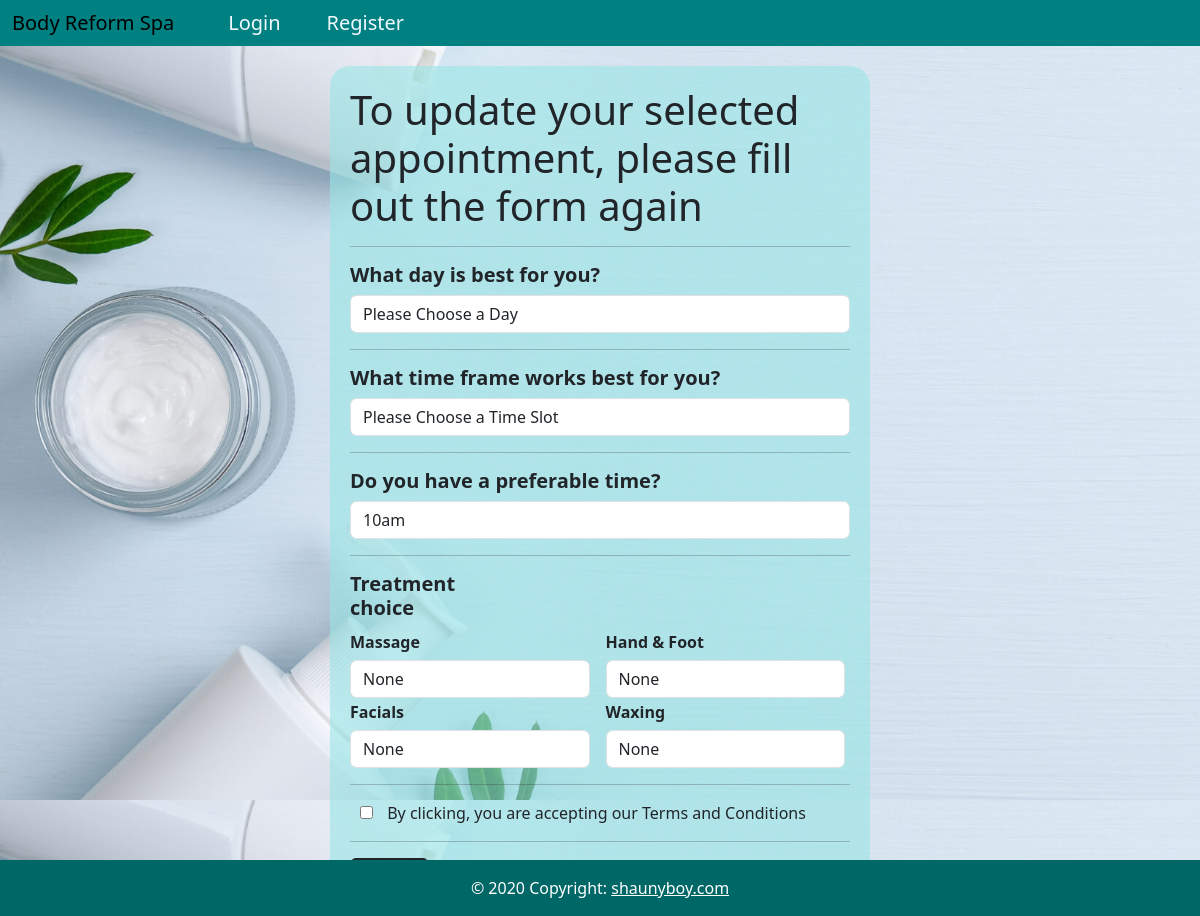
The page /update/1/1 on the database as committed earlier.
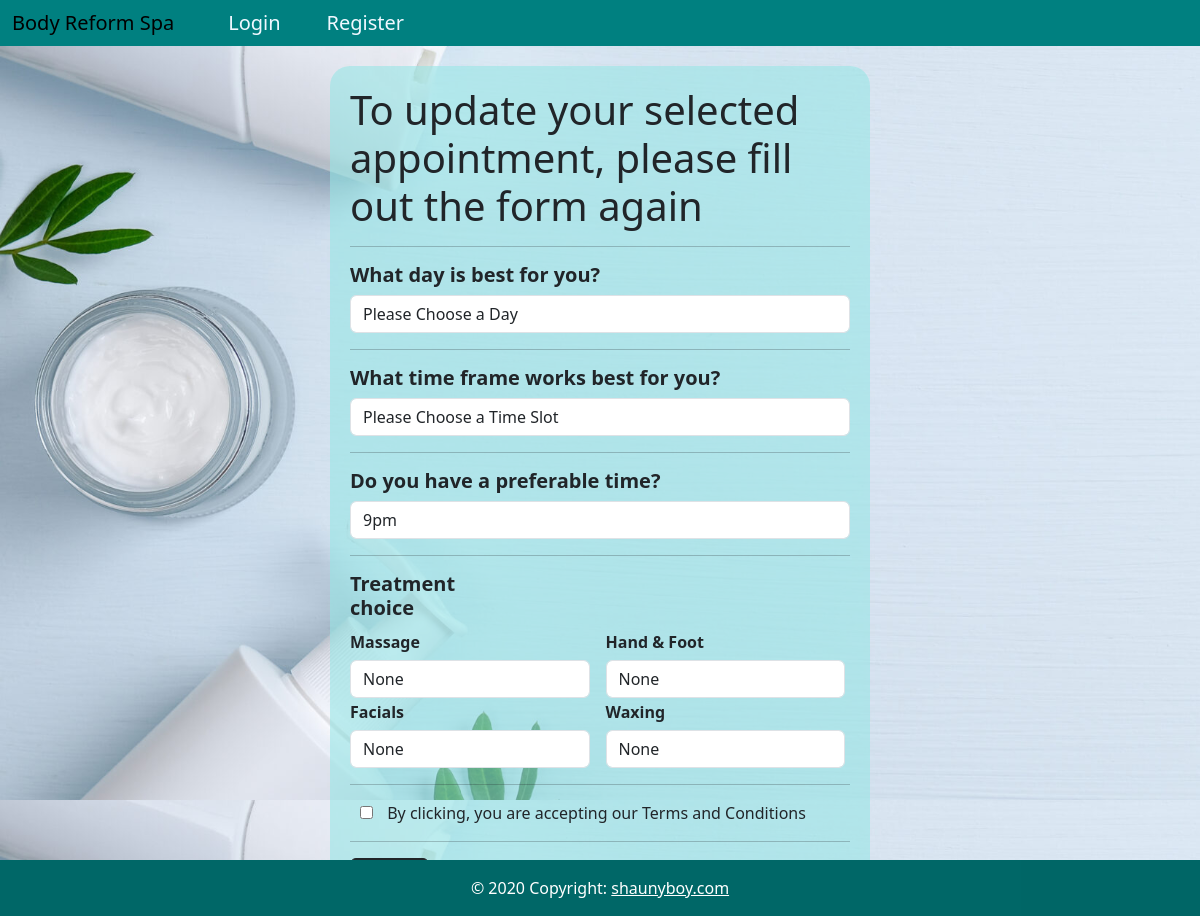
The same page on the database as committed later.
### Salon_app/models.py (models this page shows, shortened)
class Booking(db.Model):
    id = db.Column(db.Integer, primary_key=True)
    day = db.Column(db.String(50), nullable=False)
    timeFrame = db.Column(db.String(50),nullable=False)
    time = db.Column(db.String(10), nullable=False)
    massage = db.Column(db.String(50))
    facials = db.Column(db.String(50))
    handFoot = db.Column(db.String(50))
    waxing = db.Column(db.String(50))
    terms = db.Column(db.Boolean, nullable=False)
    user_id = db.Column(db.Integer, db.ForeignKey('user.id'), nullable=False)

### Salon_app/routes.py (the view, shortened to what this page needs)
@app.route('/update/<int:user_id>/<int:id>', methods= ['GET','POST'])
def update(user_id, id):
    form = BookingForm()
    name_to_update = Booking.query.filter_by(user_id=user_id, id=id).first_or_404()
    return render_template("update.html", form=form, name_to_update=name_to_update, user_id=user_id)

### Salon_app/templates/update.html (shortened to what this page needs)
{% extends 'base.html' %}
{% block content %}
<div class="form-wrapper">
  <div class="form-container">
    <form class="form-content" name="bookingForm" action="{{ url_for('update', user_id=user_id, id=name_to_update.id) }}" id="Form" method="POST">
      <div class="fm-title">
        <h1>To update your selected appointment, please fill out the form again</h1>
        <hr>
      </div>
      <div class="fm-input">
        <div class="days">
          <h5><strong>What day is best for you?</strong></h5>
          {% if form.day.errors %}
          {{ form.day(class="form-control form-control-md is-invalid required", value=name_to_update.day) }}
          <div class="invalid-feedback">
            {% for error in form.day.errors %}
            <span>{{ error }}</span>
            {% endfor %}
          </div>
          {% else %}
          {{ form.day(class="form-control form-control-md required", value=name_to_update.day) }}
          {% endif %}
        </div>
        <hr>
        <div class="time-frame">
          <h5><strong>What time frame works best for you?</strong></h5>
          {% if form.timeFrame.errors %}
          {{ form.timeFrame(class="form-control form-control-md is-invalid required", value=name_to_update.timeFrame) }}
          <div class="invalid-feedback">
            {% for error in form.timeFrame.errors %}
            <span>{{ error }}</span>
            {% endfor %}
          </div>
          {% else %}
          {{ form.timeFrame(class="form-control form-control-md required", value=name_to_update.timeFrame) }}
          {% endif %}
        </div>
        <hr>
        <div class="time">
          <h5><strong>Do you have a preferable time?</strong></h5>
          {% if form.time.errors %}
          {{ form.time(class="form-control form-control-md is-invalid required", value=name_to_update.time) }}
          <div class="invalid-feedback">
            {% for error in form.time.errors %}
            <span>{{ error }}</span>
            {% endfor %}
          </div>
          {% else %}
          {{ form.time(class="form-control form-control-md required", value=name_to_update.time) }}
          {% endif %}
        </div>
        <hr>
        <div class="trt-chk">
          <h5><strong>Treatment choice</strong></h5>
          <div class="grid">
            <div class="g1">
              <h6>Massage</h6>
              {% if form.massage.errors %}
              {{ form.massage(class="form-control form-control-md is-invalid", value=name_to_update.massage) }}
              <div class="invalid-feedback">
                {% for error in form.massage.errors %}
                <span>{{ error }}</span>
                {% endfor %}
              </div>
              {% else %}
              {{ form.massage(class="form-control form-control-md", value=name_to_update.massage) }}
              {% endif %}
              <h6>Facials</h6>
              {% if form.facials.errors %}
              {{ form.facials(class="form-control form-control-md is-invalid", value=name_to_update.facials) }}
              <div class="invalid-feedback">
                {% for error in form.facials.errors %}
                <span>{{ error }}</span>
                {% endfor %}
              </div>
              {% else %}
              {{ form.facials(class="form-control form-control-md", value=name_to_update.facials) }}
              {% endif %}
            </div>
            <div class="g2">
              <h6>Hand & Foot</h6>
              {% if form.handFoot.errors %}
              {{ form.handFoot(class="form-control form-control-md is-invalid", value=name_to_update.handFoot) }}
              <div class="invalid-feedback">
                {% for error in form.handFoot.errors %}
                <span>{{ error }}</span>
                {% endfor %}
              </div>
              {% else %}
              {{ form.handFoot(class="form-control form-control-md", value=name_to_update.handFoot) }}
              {% endif %}
              <h6>Waxing</h6>
              {% if form.waxing.errors %}
              {{ form.waxing(class="form-control form-control-md is-invalid", value=name_to_update.waxing) }}
              <div class="invalid-feedback">
                {% for error in form.waxing.errors %}
                <span>{{ error }}</span>
                {% endfor %}
              </div>
              {% else %}
              {{ form.waxing(class="form-control form-control-md", value=name_to_update.waxing) }}
              {% endif %}
            </div>
          </div>
        </div>
        <hr>
        <div class="tc">
          {% if form.terms.errors %}
          {{ form.terms(class="form-control form-control-md is-invalid") }}
          <div class="invalid-feedback">
            {% for error in form.terms.errors %}
            <span>{{ error }}</span>
            {% endfor %}
          </div>
          {% else %}
          {{ form.terms(class="required") }}
          {% endif %}
          {{ form.terms.label }}
        </div>
        <hr>
        <div>
          <button class="btn btn-dark" type=submit>
          </button>
        </div>
      </div>
    </form>
  </div>
</div>
{% endblock %}

### Salon_app/templates/base.html (shortened to what this page needs)
<!DOCTYPE html>
<html lang="en">
<head>
    <link href="https://cdn.jsdelivr.net/npm/bootstrap@5.3.1/dist/css/bootstrap.min.css" rel="stylesheet">
    <link href="{{ url_for('static', filename='/css/styles.css') }}" rel="stylesheet">
</head>
<body class="homeimg">
    {% include 'navbar.html' %}
    {% block content %}
    {% endblock %}
    {% include 'footer.html' %}
</body>
</html>

### Salon_app/templates/navbar.html (shortened to what this page needs)
<nav class="navbar navbar-expand-lg bg-body-tertiary no-padding navbar-static-top">
    <div class="container-fluid navbar-col">
      <a class="navbar-brand" href="{{ url_for('index') }}">Body Reform Spa</a>
      <div class="collapse navbar-collapse margin-left" id="navbarTogglerDemo02">
        <ul class="navbar-nav me-auto mb-2 mb-lg-0">
          {% if current_user.is_authenticated %}
          <li class="nav-item">
                <a class="nav-link" href="{{ url_for('account') }}">Account</a>
          </li>
          <li class="nav-item">
                <a class="nav-link" href="{{ url_for('bookings') }}">Book Now</a>
          </li>
          <li class="nav-item">
                <a class="nav-link" href="{{ url_for('logout') }}">Log Out</a>
          </li>
          {% else %}
            <li class="nav-item">
                <a class="nav-link" href="{{ url_for('index') }}">Login</a>
            </li>
            <li class="nav-item">
                <a class="nav-link" href="{{ url_for('register') }}">Register</a>
            </li>
            {% endif %}
        </ul>
      </div>
    </div>
  </nav>

### Salon_app/templates/footer.html
<footer class="text-center text-white fixed-bottom" style="background-color: teal;">
    <div class="text-center p-3" style="background-color: rgba(0, 0, 0, 0.2);">
      © 2020 Copyright:
      <a class="text-white" href="https://mdbootstrap.com/">shaunyboy.com</a>
    </div>
  </footer>

### Salon_app/static/css/styles.css (style rules this page uses)
* { padding: 0; margin: 0; box-sizing: border-box; }
.navbar-col { background: teal; }
.nav-item { font-size: 20px; }
.no-padding { padding: 0; }
.nav-link { margin-left: 30px; color: aliceblue; }
.homeimg { background: url(/static/images/spabackground2.jpeg); background-size: cover; height: 100vh; }
.form-container { display: flex; justify-content: center; }
.form-content { width: 540px; padding: 20px; margin-top: 20px; border-radius: 20px; background-color: rgba(152, 231, 231, 0.6); }
.fm-input input[type=checkbox] { margin: 0 10px; }
.trt-chk { width: 30%; }
.grid { width: 330%; display: grid; grid-template-columns: 1fr 1fr; gap: 1em; }
.trt-chk h6 { margin-top: 5px;font-weight: bold; }

Rows that differ between the two databases and show on the page:
changed Booking "Please Choose a Day": time "10am" → "9pm"
